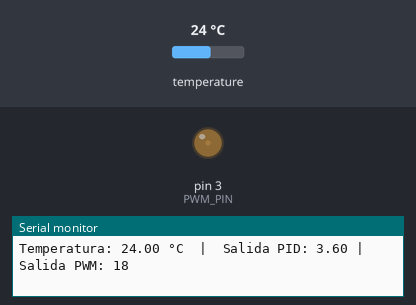
A sketch run on a simulated Arduino Uno, built with avr-gcc and run on an emulated ATmega328P. On the bench: output pins drawn as LEDs (lit = HIGH), the last lines printed to the serial monitor. The inputs (shaded band) are chosen by the test bench; at power-on: temperature 24 °C.

Above: at 3.3 s.
3.4 s: temperature set to 12 °C
At 6.9 s:
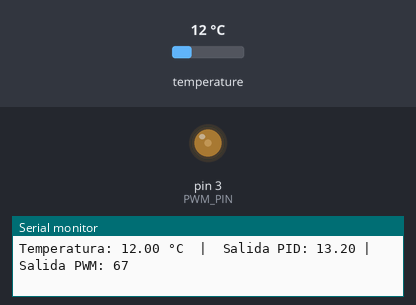
9.1 s: temperature set to 19 °C
Timing chart, 0 to 23.4 s (numbered marks = the images above; inputs shaded):
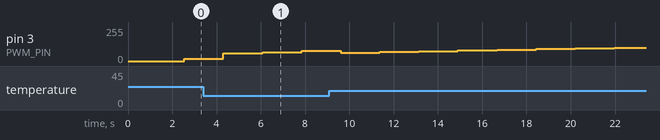

The sketch:

sketch_nov11a.ino
```cpp
// Incluir las bibliotecas de Arduino requeridas:
#include <OneWire.h>
#include <DallasTemperature.h>

// Definir a qué pin del Arduino está conectado el bus 1-Wire:
#define ONE_WIRE_BUS 4
#define PWM_PIN 3

// Crear una nueva instancia de la clase oneWire para comunicarse con cualquier dispositivo OneWire:
OneWire oneWire(ONE_WIRE_BUS);

// Definir variables de control PID
unsigned long lastTime;
double Input, Output, Setpoint; // Variable PID
double errSum, lastErr;
double kp, ki, kd;

void ComputePID()
{
    /*Cuánto tiempo ha pasado desde el último cálculo*/
    unsigned long now = millis();
    double timeChange = (double)((now - lastTime)/1000);

    /*Calcular todas las variables de error de trabajo*/
    double error = Setpoint - Input;
    errSum += (error * timeChange);
    double dErr = (error - lastErr)/ timeChange;

    /*Calcular salida PID*/
    Output = kp * error + ki * errSum + kd * dErr;

    /*Recordar algunas variables para la próxima vez*/
    lastErr = error;
    lastTime = now;
}

// Pasar la referencia oneWire a la biblioteca DallasTemperature:
DallasTemperature sensors(&oneWire);

void setup() {
    kp = 0.5;
    ki = 0.1;
    kd = 0.01;

    Input = 0;
    Setpoint = 30.0;

    pinMode(PWM_PIN, OUTPUT);

    // Iniciar comunicación serial a una velocidad de 9600 baudios:
    Serial.begin(9600);

    // Iniciar la biblioteca:
    sensors.begin();
}

void loop() {
    // Enviar el comando para que todos los dispositivos en el bus realicen una conversión de temperatura:
    sensors.requestTemperatures();

    // Obtener la temperatura en grados Celsius para el índice del dispositivo:
    float tempC = sensors.getTempCByIndex(0); // el índice 0 se refiere al primer dispositivo

    Input = tempC;
    ComputePID();

    float coeficiente = Output / 50;
    int pwmOutput = int(255 * coeficiente);

    // Limitar la salida PWM al rango válido
    pwmOutput = constrain(pwmOutput, 0, 100);  // para trabajar solo con el mofset

    // Escribir la salida PWM al pin
    analogWrite(PWM_PIN, pwmOutput);


    // Imprimir la temperatura en Celsius en el Monitor Serial:
    Serial.print("Temperatura: ");
    Serial.print(tempC);
    Serial.print(" \xC2\xB0"); // muestra el símbolo de grado
    Serial.print("C  |  ");


    Serial.print("Salida PID: ");
    Serial.print(Output);
    Serial.print(" | Salida PWM: ");
    Serial.println(pwmOutput);

    // Esperar 1 segundo
    delay(1000);
}
```
